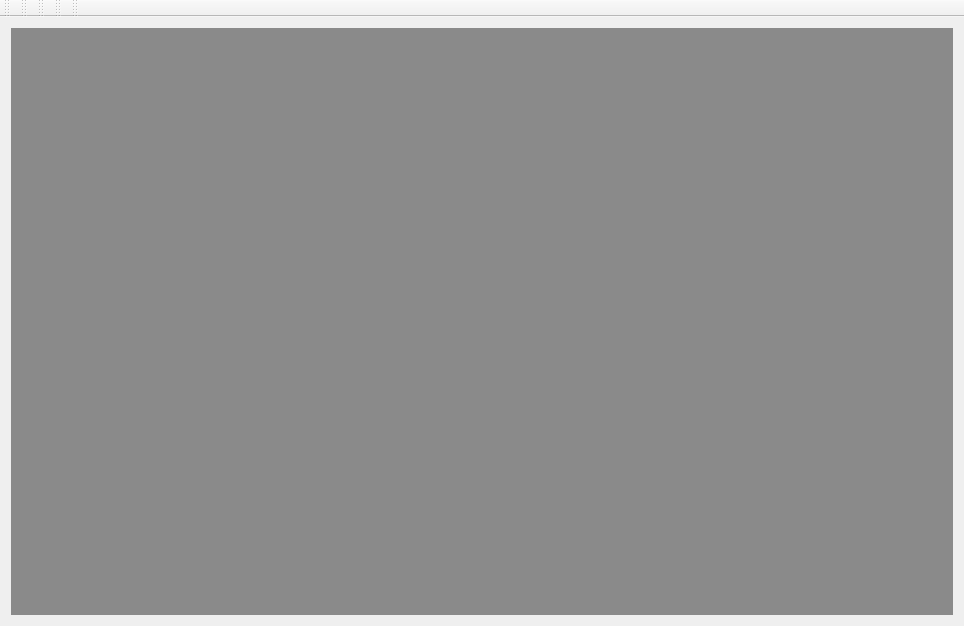
<?xml version="1.0" encoding="UTF-8"?>
<ui version="4.0">
 <class>MainWindow</class>
 <widget class="QMainWindow" name="MainWindow">
  <property name="geometry">
   <rect>
    <x>0</x>
    <y>0</y>
    <width>964</width>
    <height>626</height>
   </rect>
  </property>
  <property name="windowTitle">
   <string>SQLiteStudio (?.?.?)</string>
  </property>
  <property name="locale">
   <locale language="English" country="UnitedStates"/>
  </property>
  <property name="documentMode">
   <bool>true</bool>
  </property>
  <property name="dockOptions">
   <set>QMainWindow::AllowNestedDocks|QMainWindow::AllowTabbedDocks|QMainWindow::AnimatedDocks</set>
  </property>
  <property name="unifiedTitleAndToolBarOnMac">
   <bool>true</bool>
  </property>
  <widget class="QWidget" name="centralWidget">
   <layout class="QGridLayout" name="gridLayout">
    <item row="0" column="0">
     <widget class="MdiArea" name="mdiArea">
      <property name="verticalScrollBarPolicy">
       <enum>Qt::ScrollBarAsNeeded</enum>
      </property>
      <property name="horizontalScrollBarPolicy">
       <enum>Qt::ScrollBarAsNeeded</enum>
      </property>
      <property name="background">
       <brush brushstyle="SolidPattern">
        <color alpha="255">
         <red>138</red>
         <green>138</green>
         <blue>138</blue>
        </color>
       </brush>
      </property>
      <property name="documentMode">
       <bool>true</bool>
      </property>
      <property name="tabsClosable">
       <bool>true</bool>
      </property>
      <property name="tabsMovable">
       <bool>true</bool>
      </property>
     </widget>
    </item>
   </layout>
  </widget>
  <widget class="QMenuBar" name="menuBar">
   <property name="geometry">
    <rect>
     <x>0</x>
     <y>0</y>
     <width>964</width>
     <height>19</height>
    </rect>
   </property>
  </widget>
  <widget class="QToolBar" name="dbToolbar">
   <property name="windowTitle">
    <string>Database toolbar</string>
   </property>
   <attribute name="toolBarArea">
    <enum>TopToolBarArea</enum>
   </attribute>
   <attribute name="toolBarBreak">
    <bool>false</bool>
   </attribute>
  </widget>
  <widget class="QToolBar" name="structureToolbar">
   <property name="windowTitle">
    <string>Structure toolbar</string>
   </property>
   <attribute name="toolBarArea">
    <enum>TopToolBarArea</enum>
   </attribute>
   <attribute name="toolBarBreak">
    <bool>false</bool>
   </attribute>
  </widget>
  <widget class="QToolBar" name="mainToolBar">
   <property name="windowTitle">
    <string>Tools</string>
   </property>
   <attribute name="toolBarArea">
    <enum>TopToolBarArea</enum>
   </attribute>
   <attribute name="toolBarBreak">
    <bool>false</bool>
   </attribute>
  </widget>
  <widget class="TaskBar" name="taskBar">
   <property name="windowTitle">
    <string>Window list</string>
   </property>
   <property name="toolButtonStyle">
    <enum>Qt::ToolButtonTextBesideIcon</enum>
   </property>
   <attribute name="toolBarArea">
    <enum>TopToolBarArea</enum>
   </attribute>
   <attribute name="toolBarBreak">
    <bool>false</bool>
   </attribute>
  </widget>
  <widget class="QToolBar" name="viewToolbar">
   <property name="windowTitle">
    <string>View toolbar</string>
   </property>
   <attribute name="toolBarArea">
    <enum>TopToolBarArea</enum>
   </attribute>
   <attribute name="toolBarBreak">
    <bool>false</bool>
   </attribute>
  </widget>
 </widget>
 <layoutdefault spacing="6" margin="11"/>
 <customwidgets>
  <customwidget>
   <class>MdiArea</class>
   <extends>QMdiArea</extends>
   <header>mdiarea.h</header>
   <container>1</container>
  </customwidget>
  <customwidget>
   <class>TaskBar</class>
   <extends>QToolBar</extends>
   <header>taskbar.h</header>
  </customwidget>
 </customwidgets>
 <resources/>
 <connections/>
</ui>
